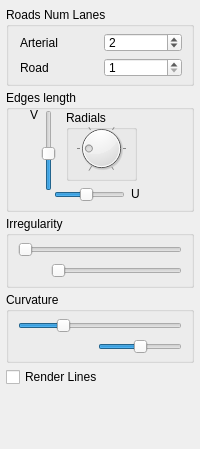
       <widget class="QWidget" name="roads">
        <attribute name="title">
         <string>Roads</string>
        </attribute>
        <layout class="QVBoxLayout" name="verticalLayout_10">
         <property name="spacing">
          <number>4</number>
         </property>
         <property name="leftMargin">
          <number>6</number>
         </property>
         <property name="topMargin">
          <number>7</number>
         </property>
         <property name="rightMargin">
          <number>6</number>
         </property>
         <property name="bottomMargin">
          <number>7</number>
         </property>
         <item>
          <widget class="QGroupBox" name="ArterialEdgesWidthGroupBox">
           <property name="title">
            <string>Roads Num Lanes</string>
           </property>
           <layout class="QGridLayout" name="gridLayout_12">
            <property name="leftMargin">
             <number>11</number>
            </property>
            <property name="topMargin">
             <number>6</number>
            </property>
            <property name="bottomMargin">
             <number>6</number>
            </property>
            <item row="0" column="0">
             <widget class="QLabel" name="label_8">
              <property name="text">
               <string>Arterial</string>
              </property>
             </widget>
            </item>
            <item row="0" column="1">
             <widget class="QSpinBox" name="cudaLanesNumArterialSpinBox">
              <property name="maximumSize">
               <size>
                <width>16777215</width>
                <height>19</height>
               </size>
              </property>
              <property name="minimum">
               <number>1</number>
              </property>
              <property name="value">
               <number>2</number>
              </property>
             </widget>
            </item>
            <item row="1" column="0">
             <widget class="QLabel" name="label_9">
              <property name="text">
               <string>Road</string>
              </property>
             </widget>
            </item>
            <item row="1" column="1">
             <widget class="QSpinBox" name="cudaLanesNumRoadSpinBox">
              <property name="maximumSize">
               <size>
                <width>16777215</width>
                <height>19</height>
               </size>
              </property>
              <property name="minimum">
               <number>1</number>
              </property>
             </widget>
            </item>
           </layout>
          </widget>
         </item>
         <item>
          <widget class="QGroupBox" name="groupBox_5">
           <property name="minimumSize">
            <size>
             <width>80</width>
             <height>122</height>
            </size>
           </property>
           <property name="title">
            <string>Edges length</string>
           </property>
           <widget class="QLabel" name="label_3">
            <property name="geometry">
             <rect>
              <x>24</x>
              <y>17</y>
              <width>16</width>
              <height>16</height>
             </rect>
            </property>
            <property name="text">
             <string>V</string>
            </property>
           </widget>
           <widget class="QLabel" name="label_2">
            <property name="geometry">
             <rect>
              <x>125</x>
              <y>96</y>
              <width>16</width>
              <height>16</height>
             </rect>
            </property>
            <property name="text">
             <string>U</string>
            </property>
           </widget>
           <widget class="QSlider" name="localEdgesLengthUSlider">
            <property name="geometry">
             <rect>
              <x>48</x>
              <y>95</y>
              <width>71</width>
              <height>20</height>
             </rect>
            </property>
            <property name="minimum">
             <number>10</number>
            </property>
            <property name="value">
             <number>50</number>
            </property>
            <property name="orientation">
             <enum>Qt::Horizontal</enum>
            </property>
           </widget>
           <widget class="QSlider" name="localEdgesLengthVSlider">
            <property name="geometry">
             <rect>
              <x>33</x>
              <y>20</y>
              <width>19</width>
              <height>81</height>
             </rect>
            </property>
            <property name="minimum">
             <number>10</number>
            </property>
            <property name="value">
             <number>50</number>
            </property>
            <property name="orientation">
             <enum>Qt::Vertical</enum>
            </property>
           </widget>
           <widget class="QGroupBox" name="arterialNumDerpartingGroupBox">
            <property name="geometry">
             <rect>
              <x>60</x>
              <y>20</y>
              <width>71</width>
              <height>71</height>
             </rect>
            </property>
            <property name="title">
             <string>Radials</string>
            </property>
            <widget class="QDial" name="arterialNumDerpartingDial">
             <property name="geometry">
              <rect>
               <x>10</x>
               <y>13</y>
               <width>51</width>
               <height>51</height>
              </rect>
             </property>
             <property name="focusPolicy">
              <enum>Qt::WheelFocus</enum>
             </property>
             <property name="minimum">
              <number>3</number>
             </property>
             <property name="maximum">
              <number>8</number>
             </property>
             <property name="value">
              <number>4</number>
             </property>
             <property name="orientation">
              <enum>Qt::Horizontal</enum>
             </property>
             <property name="invertedAppearance">
              <bool>false</bool>
             </property>
             <property name="notchTarget">
              <double>1.000000000000000</double>
             </property>
             <property name="notchesVisible">
              <bool>true</bool>
             </property>
            </widget>
           </widget>
          </widget>
         </item>
         <item>
          <widget class="QGroupBox" name="groupBox_7">
           <property name="title">
            <string>Irregularity</string>
           </property>
           <layout class="QVBoxLayout" name="verticalLayout_13">
            <property name="topMargin">
             <number>6</number>
            </property>
            <property name="bottomMargin">
             <number>7</number>
            </property>
            <item>
             <widget class="QSlider" name="arterialEdgesIrregularitySlider">
              <property name="maximumSize">
               <size>
                <width>16777215</width>
                <height>15</height>
               </size>
              </property>
              <property name="value">
               <number>0</number>
              </property>
              <property name="orientation">
               <enum>Qt::Horizontal</enum>
              </property>
              <property name="tickPosition">
               <enum>QSlider::NoTicks</enum>
              </property>
             </widget>
            </item>
            <item>
             <layout class="QHBoxLayout" name="horizontalLayout_13" stretch="1,4">
              <item>
               <spacer name="horizontalSpacer_2">
                <property name="orientation">
                 <enum>Qt::Horizontal</enum>
                </property>
                <property name="sizeHint" stdset="0">
                 <size>
                  <width>40</width>
                  <height>15</height>
                 </size>
                </property>
               </spacer>
              </item>
              <item>
               <widget class="QSlider" name="localEdgesIrregularitySlider">
                <property name="maximumSize">
                 <size>
                  <width>16777215</width>
                  <height>15</height>
                 </size>
                </property>
                <property name="orientation">
                 <enum>Qt::Horizontal</enum>
                </property>
               </widget>
              </item>
             </layout>
            </item>
           </layout>
          </widget>
         </item>
         <item>
          <widget class="QGroupBox" name="groupBox_8">
           <property name="title">
            <string>Curvature</string>
           </property>
           <layout class="QVBoxLayout" name="verticalLayout_14">
            <property name="topMargin">
             <number>6</number>
            </property>
            <property name="bottomMargin">
             <number>6</number>
            </property>
            <item>
             <widget class="QSlider" name="arterialEdgesCurvatureSlider">
              <property name="maximumSize">
               <size>
                <width>16777215</width>
                <height>15</height>
               </size>
              </property>
              <property name="value">
               <number>25</number>
              </property>
              <property name="orientation">
               <enum>Qt::Horizontal</enum>
              </property>
             </widget>
            </item>
            <item>
             <layout class="QHBoxLayout" name="horizontalLayout_14" stretch="1,0">
              <item>
               <spacer name="horizontalSpacer_3">
                <property name="orientation">
                 <enum>Qt::Horizontal</enum>
                </property>
                <property name="sizeHint" stdset="0">
                 <size>
                  <width>40</width>
                  <height>15</height>
                 </size>
                </property>
               </spacer>
              </item>
              <item>
               <widget class="QSlider" name="localEdgesCurvatureSlider">
                <property name="maximumSize">
                 <size>
                  <width>16777215</width>
                  <height>15</height>
                 </size>
                </property>
                <property name="value">
                 <number>50</number>
                </property>
                <property name="orientation">
                 <enum>Qt::Horizontal</enum>
                </property>
               </widget>
              </item>
             </layout>
            </item>
           </layout>
          </widget>
         </item>
         <item>
          <widget class="QCheckBox" name="render_2DlinesCheckBox">
           <property name="text">
            <string>Render Lines</string>
           </property>
          </widget>
         </item>
         <item>
          <layout class="QHBoxLayout" name="horizontalLayout">
           <item>
            <spacer name="horizontalSpacer_6">
             <property name="orientation">
              <enum>Qt::Horizontal</enum>
             </property>
             <property name="sizeHint" stdset="0">
              <size>
               <width>20</width>
               <height>15</height>
              </size>
             </property>
            </spacer>
           </item>
          </layout>
         </item>
         <item>
          <spacer name="verticalSpacer_3">
           <property name="orientation">
            <enum>Qt::Vertical</enum>
           </property>
           <property name="sizeHint" stdset="0">
            <size>
             <width>20</width>
             <height>40</height>
            </size>
           </property>
          </spacer>
         </item>
        </layout>
       </widget>
